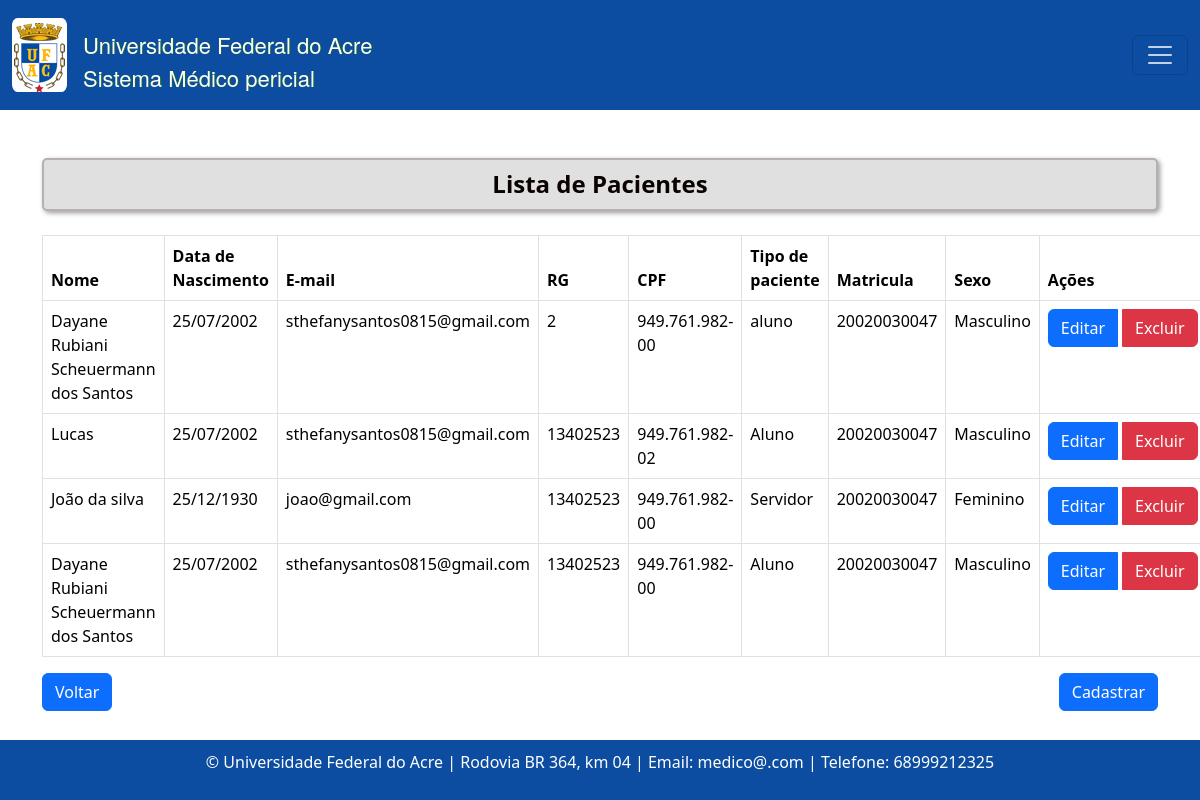
/pacientes/, run on an earlier commit of the app's database.
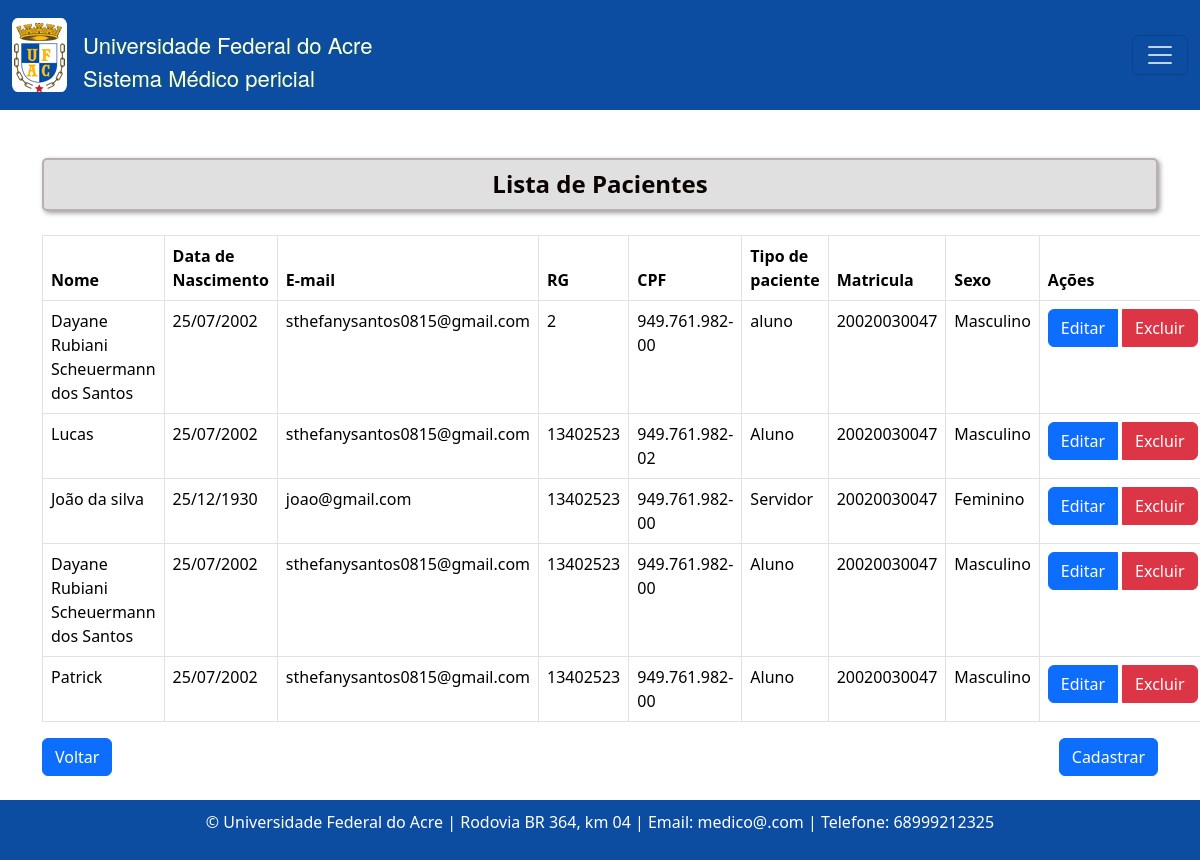
And on a later commit of the database.
### consulta/models.py (models this page shows, shortened)
class Paciente(models.Model):
    nome = models.CharField(max_length=100)
    data_nascimento = models.DateField()
    email = models.EmailField()
    rg = models.CharField(max_length=20)
    cpf = models.CharField(max_length=14)
    sexo = models.CharField(max_length=1, choices=[('M', 'Masculino'), ('F', 'Feminino')])
    matricula = models.CharField(max_length=20)
    TIPO_PACIENTE_CHOICES = [
        ('Aluno', 'Aluno'),
        ('Servidor', 'Servidor'),
        ('Outro', 'Outro'),
    ]
    tipo_paciente = models.CharField(max_length=20, choices=TIPO_PACIENTE_CHOICES)
    cargo_funcao = models.CharField(max_length=50, default='', blank=True, null=True,)
    cep = models.CharField(max_length=9)
    cidade = models.CharField(max_length=50)
    bairro = models.CharField(max_length=50, default='')
    uf = models.CharField(max_length=2)
    numero = models.CharField(max_length=10)
    ddd_telefone = models.CharField(max_length=3)
    complemento = models.CharField(max_length=100, blank=True, null=True, default='')  # Adicionando o valor padrão aqui

### consulta/views.py (the view)
# urls.py: path('pacientes/', listar_pacientes, name= 'pacienteListagem' ),
def listar_pacientes(request):
    pacientes = Paciente.objects.all()
    return render(request, 'consultas/listagem_pacientes.html', {'pacientes': pacientes})

### templates/consultas/listagem_pacientes.html (shortened to what this page needs)
{% extends "base.html" %}
{% block content %}
  <h4 class="text-center mb-4 custom-title">Lista de Pacientes</h4>
  <table class="table table-bordered">
    <thead>
      <tr>
        <th>Nome</th>
        <th>Data de Nascimento</th>
        <th>E-mail</th>
        <th>RG</th>
        <th>CPF</th>
        <th>Tipo de paciente</th>
        <th>Matricula</th>
        <th>Sexo</th>
        <th>Ações</th>
      </tr>
    </thead>
    <tbody>
      {% for paciente in pacientes %}
      <tr class="paciente-row">
        <td>{{ paciente.nome }}</td>
        <td>{{ paciente.data_nascimento | date:"d/m/Y "}}</td>
        <td>{{ paciente.email }}</td>
        <td>{{ paciente.rg }}</td>
        <td>{{ paciente.cpf }}</td>
        <td>{{ paciente.tipo_paciente }}</td>
        <td>{{ paciente.matricula }}</td>
        <td>{{ paciente.get_sexo_display }}</td>
        <td>
          <div class="btn-group" role="group" aria-label="Ações">
            <a href="{% url 'pacienteEditar' paciente.id %}" class="btn btn-primary">Editar</a>
            <a href="{% url 'pacienteExcluir' paciente.id %}" class="btn btn-danger ms-1">Excluir</a>
        </div>
        </td>
      </tr>
      {% endfor %}
    </tbody>
  </table>
  <div class="d-flex justify-content-between">
    <a class="btn btn-primary" href="{% url 'home' %}">Voltar</a>
    <a class="btn btn-primary" href="{% url 'pacienteCreate'  %}">Cadastrar</a>
  </div>
{% endblock %}

### templates/base.html (shortened to what this page needs)
<!DOCTYPE html>
<html lang="en">
{%load static%}
<head>
    <link rel="stylesheet" type="text/css"  href="{% static 'bootstrap5.3.2/css/bootstrap.css' %}" >
    <link rel="stylesheet" type="text/css" href="{% static 'css/estilos.css' %}">
</head>
<body style="min-height: 100vh; display: flex; flex-direction: column;">
    <nav class="navbar" style="background-color: #0C4DA2; color: white;">
        <div class="container-fluid">
            <div class="navbar ">
                <a class="navbar-brand text-white" href="#">
                    <img src="{% static 'imagens/logo_ufac_2.png' %}" style="margin: auto; display: flex ">
                </a>
                <span class="topo">
                    Universidade Federal do Acre <br>
                    Sistema Médico pericial<br>
                </span>
            </div>
            <button class="navbar-toggler" type="button" data-bs-toggle="offcanvas" data-bs-target="#offcanvasNavbar"
                    aria-controls="offcanvasNavbar" >
                <span class="navbar-toggler-icon" style="filter: brightness(0) invert(1);"></span>
            </button>
        </div>
    </nav>
    <div class="container mt-5" style="flex: 1;">
        {% block content %}{% endblock %}
    </div>
    <footer class="text-center mt-4" style="background-color: #0C4DA2; color: white; padding: 10px;">
        <p>&copy; {{ year }} Universidade Federal do Acre | Rodovia BR 364, km 04 | Email: medico@.com | Telefone: 68999212325</p>
    </footer>
</body>
</html>

### static/css/estilos.css (style rules this page uses)
.navbar-brand { background-color: white; width: 55px; height: 74px; display: flex; align-items: center; justify-content: center; border-radius: 10%; }
.navbar-toggler { color:#ffffff; }
.custom-title { font-size: 24px; font-weight: bold; color: #0a0101; background-color: #e0e0e0; padding: 10px; border: 2px solid #b8b0b0; border-radius: 5px; box-shadow: 2px 2px 5px #9b9b9b; margin-bottom: 5px; }
.topo { color: white!important; font-weight: 500; margin-top: 12px; padding: 0; font-size: 22px; text-shadow: 1px 0.2px #146C2D; font-family: "Helvetica Neue", Helvetica, Arial, sans-serif; }

What changed in the data, as far as the page shows it:
added Paciente: nome "Patrick", data_nascimento "25/07/2002", email "sthefanysantos0815@gmail.com", rg "13402523", cpf "949.761.982-00", tipo_paciente "Aluno", matricula "20020030047", sexo "Masculino"
